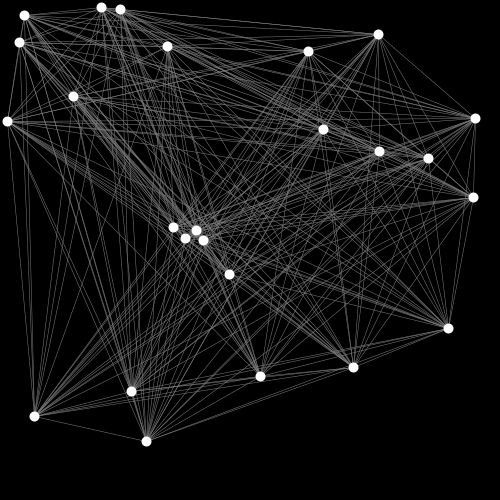
Frame 1 (no input)
Frame 60 (the mouse pressed at the canvas centre just before this capture): identical to frame 1, image omitted
Frame 120 (the mouse held since frame 60 and released just before this capture): identical to frame 1, image omitted

The Processing sketch that drew this single still picture (run headless with seeded random() and noise(); from frame 60 on, the mouse is pressed at the canvas centre):

// Processing sketch: networkGraphs
// ── networkGraphs.pde
int qtyPoints = 25;

float[] pointX, pointY;

void setup() {

  size(500, 500);
  frameRate(30);

  pointX=new float[qtyPoints];
  pointY=new float[qtyPoints];

  for (int i = 0; i < qtyPoints; i++) {
    pointX[i]=random(width);
    pointY[i]=random(height);
  }

  background(0);
}

void draw() {
  
  background(0);
  
  //draw all the lines first
  for (int i = 0; i < qtyPoints; i++) {
    for (int j = i+1; j < qtyPoints; j++) {
      stroke(127);
      strokeWeight(0.5);
      line(pointX[i], pointY[i], pointX[j], pointY[j]);
    }
  }
  
  //draw the points on top
  for (int i = 0; i < qtyPoints; i++) {
    stroke(255);
    strokeWeight(10);
    point(pointX[i], pointY[i]);
  }
  
}
